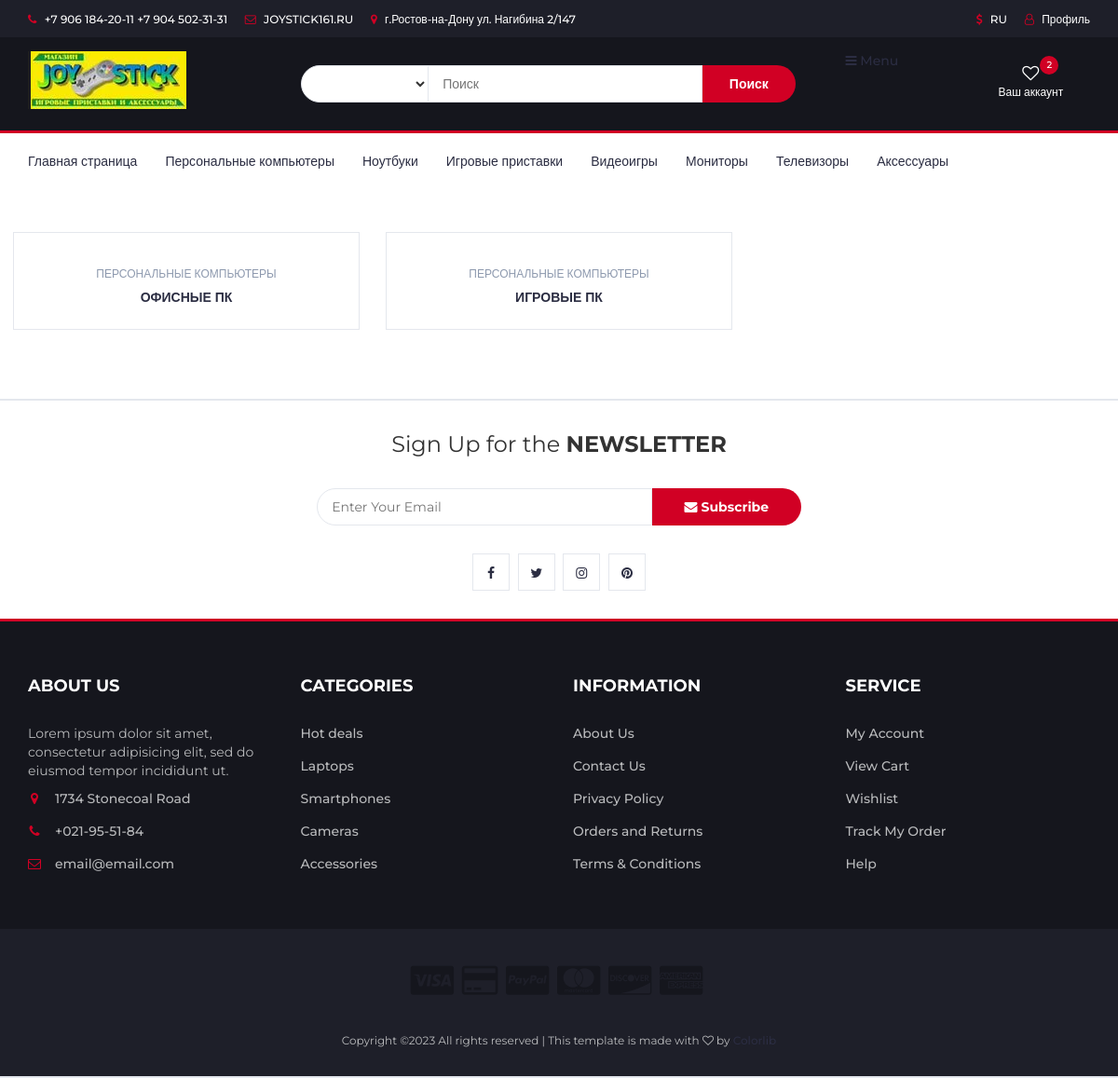
Page /store/pc/ on the committed database.
### store/models.py (models this page shows, shortened)
class Category(models.Model):
    title = models.CharField(max_length=30)
    slug = models.SlugField(null=True, blank=True)
    def get_absolute_url(self):
        return reverse("subcategory", kwargs={"category_slug": self.slug})

class SubCategory(models.Model):
    category = models.ForeignKey(
        Category, on_delete=models.CASCADE, null=True
    )
    title = models.CharField(max_length=30)
    slug = models.SlugField(null=True, blank=True)
    sub_image = models.ImageField(
        blank=True, upload_to='subimages/',
        verbose_name='Изображение подкатегории'
    )
    def get_absolute_url(self):
        return reverse("store", kwargs={"subCategory_slug": self.slug})

### store/views.py (the view)
# urls.py: path('<slug:category_slug>/', SubCategoryHome.as_view(), name='subcategory'),
class SubCategoryHome(ListView):
    model = SubCategory
    template_name = 'store/subcategory.html'
    context_object_name = 'subcategory'
    allow_empty = True
    def get_queryset(self):
        return SubCategory.objects.filter(category__slug=self.kwargs['category_slug'])
    def get_context_data(self, *, object_list=None, **kwargs):
        context = super().get_context_data(**kwargs)
        context['category'] = Category.objects.all()
        context['product'] = Product.objects.all()
        return context

### cart/cart.py (called while the page is built)
    def __len__(self):
        return sum(item['quantity'] for item in self.cart.values())

### cart/context_processors.py (called while the page is built)
def cart(request):
    return{'cart': Cart(request)}

### templates/store/subcategory.html (shortened to what this page needs)
{% extends 'base.html' %}
{% block content %}
<div class="section">
    <div class="container">
        <div class="row">
            <div class="row">
                {% for sub in subcategory  %}
                    <div class="col-md-4 col-xs-6">
                        <div class="product">
                            <div class="product-img">
                            </div>
                            <div class="product-body">
                                <p class="product-category">{{sub.category.title}}</p>
                                <h3 class="product-name"><a href="{{ sub.get_absolute_url }}">{{sub.title}}</a></h3>
                            </div>
                        </div>
                    </div>
                {% endfor %}
            </div>
        </div>
    </div>
</div>
{% endblock  %}

### templates/includes/header.html (shortened to what this page needs)
{% load static %}
<header>
  <div id="top-header">
    <div class="container">
      <ul class="header-links pull-left">
        <li><a href="#"><i class="fa fa-phone"></i> +7 906 184-20-11 +7 904 502-31-31</a></li>
        <li><a href="#"><i class="fa fa-envelope-o"></i> JOYSTICK161.RU</a></li>
        <li><a href="#"><i class="fa fa-map-marker"></i> г.Ростов-на-Дону ул. Нагибина 2/147</a></li>
      </ul>
      <ul class="header-links pull-right">
        <li><a href="#"><i class="fa fa-dollar"></i> RU</a></li>
        <li><a href="#"><i class="fa fa-user-o"></i> Профиль</a></li>
      </ul>
    </div>
  </div>
  <div id="header">
    <div class="container">
      <div class="row">
        <div class="col-md-3">
          <div class="header-logo">
            <a href="{% url 'home' %}" class="logo">
              <img src="{% static 'image/logo.png' %}" alt="">
            </a>
          </div>
        </div>
        <div class="col-md-6">
          <div class="header-search">
            <form>
              <select class="input-select">
                <option value="0"></option>
                <option value="1">Category 01</option>
              </select>
              <input class="input" placeholder="Поиск">
              <button class="search-btn">Поиск</button>
            </form>
          </div>
        </div>
        <div class="col-md-3 clearfix">
          <div class="header-ctn">
            <div>
              <a href="#">
                <i class="fa fa-heart-o"></i>
                <span>Ваш аккаунт</span>
                <div class="qty">2</div>
              </a>
            </div>
            </div>
            <div class="menu-toggle">
              <a href="#">
                <i class="fa fa-bars"></i>
                <span>Menu</span>
              </a>
            </div>
          </div>
        </div>
      </div>
    </div>
</header>
<nav id="navigation">
  <div class="container">
    <div id="responsive-nav">
      <ul class="main-nav nav navbar-nav">
        {% if cat_selected == 0 %}
          <li class="selected"><h5>Главная страница</h5></li>
        {% else %}
          <li><a href="{% url 'home' %}">Главная страница</a></li>
        {% endif %}
            {% for i in category %}
              {% if i.pk == cat_selected %}
                <li class="selected"><h5>{{i.title}}</h5></li>
              {% else %}
                <li><a href="{{ i.get_absolute_url }}">{{i.title}}</a></li>
              {% endif %}
            {% endfor %}
      </ul>
    </div>
  </div>

### static/css/style.css (style rules this page uses)
body { font-family: 'Montserrat', sans-serif; font-weight: 400; color: #333; }
h1, h2, h3, h4, h5, h6 { color: #2B2D42; font-weight: 700; margin: 0 0 10px; }
a { color: #2B2D42; font-weight: 500; -webkit-transition: 0.2s color; transition: 0.2s color; }
ul, ol { margin: 0; padding: 0; list-style: none }
.input { height: 40px; padding: 0px 15px; border: 1px solid #E4E7ED; background-color: #FFF; width: 100%; }
.input-select { padding: 0px 15px; background: #FFF; border: 1px solid #E4E7ED; height: 40px; }
.section { padding-top: 30px; padding-bottom: 30px; }
#top-header { padding-top: 10px; padding-bottom: 10px; background-color: #1E1F29; }
.header-links li { display: inline-block; margin-right: 15px; font-size: 12px; }
.header-links li:last-child { margin-right: 0px; }
.header-links li a { color: #FFF; }
.header-links li i { color: #D10024; margin-right: 5px; }
#header { padding-top: 15px; padding-bottom: 15px; background-color: #15161D; }
.header-logo { float: left; }
.header-logo .logo img { display: block; }
.header-search { padding: 15px 0px; }
.header-search form { position: relative; }
.header-search form .input-select { margin-right: -4px; border-radius: 40px 0px 0px 40px; }
.header-search form .input { width: calc(100% - 260px); margin-right: -4px; }
.header-search form .search-btn { height: 40px; width: 100px; background: #D10024; color: #FFF; font-weight: 700; border: none; border-radius: 0px 40px 40px 0px; }
.header-ctn { float: right; padding: 15px 0px; }
.header-ctn>div { display: inline-block; }
.header-ctn>div>a { display: block; position: relative; width: 90px; text-align: center; color: #FFF; }
.header-ctn>div>a>i { display: block; font-size: 18px; }
.header-ctn>div>a>span { font-size: 12px; }
.header-ctn>div>a>.qty { position: absolute; right: 15px; top: -10px; width: 20px; height: 20px; line-height: 20px; text-align: center; border-radius: 50%; font-size: 10px; color: #FFF; background-color: #D10024; }
#navigation { background: #FFF; border-bottom: 2px solid #E4E7ED; border-top: 3px solid #D10024; }
.main-nav>li+li { margin-left: 30px }
.main-nav>li>a { padding: 20px 0px; }
.main-nav>li>a:after { content: ""; display: block; width: 0%; height: 2px; background-color: #D10024; -webkit-transition: 0.2s all; transition: 0.2s all; }
.product { position: relative; margin: 15px 0px; -webkit-box-shadow: 0px 0px 0px 0px #E4E7ED, 0px 0px 0px 1px #E4E7ED; box-shadow: 0px 0px 0px 0px #E4E7ED, 0px 0px 0px 1px #E4E7ED; -webkit-transition: 0.2s all; transition: 0.2s all; }
.product .product-img { position: relative; }
.product .product-body { position: relative; padding: 15px; background-color: #FFF; text-align: center; z-index: 20; }
.product .product-body .product-category { text-transform: uppercase; font-size: 12px; color: #8D99AE; }
.product .product-body .product-name { text-transform: uppercase; font-size: 14px; }
.product .product-body .product-name>a { font-weight: 700; }

### rows in the picture
Category: title "Персональные компьютеры"
Category: title "Ноутбуки"
Category: title "Игровые приставки"
Category: title "Видеоигры"
Category: title "Мониторы"
Category: title "Телевизоры"
Category: title "Аксессуары"
SubCategory: category "ПЕРСОНАЛЬНЫЕ КОМПЬЮТЕРЫ", title "ОФИСНЫЕ ПК"
SubCategory: category "ПЕРСОНАЛЬНЫЕ КОМПЬЮТЕРЫ", title "ИГРОВЫЕ ПК"
